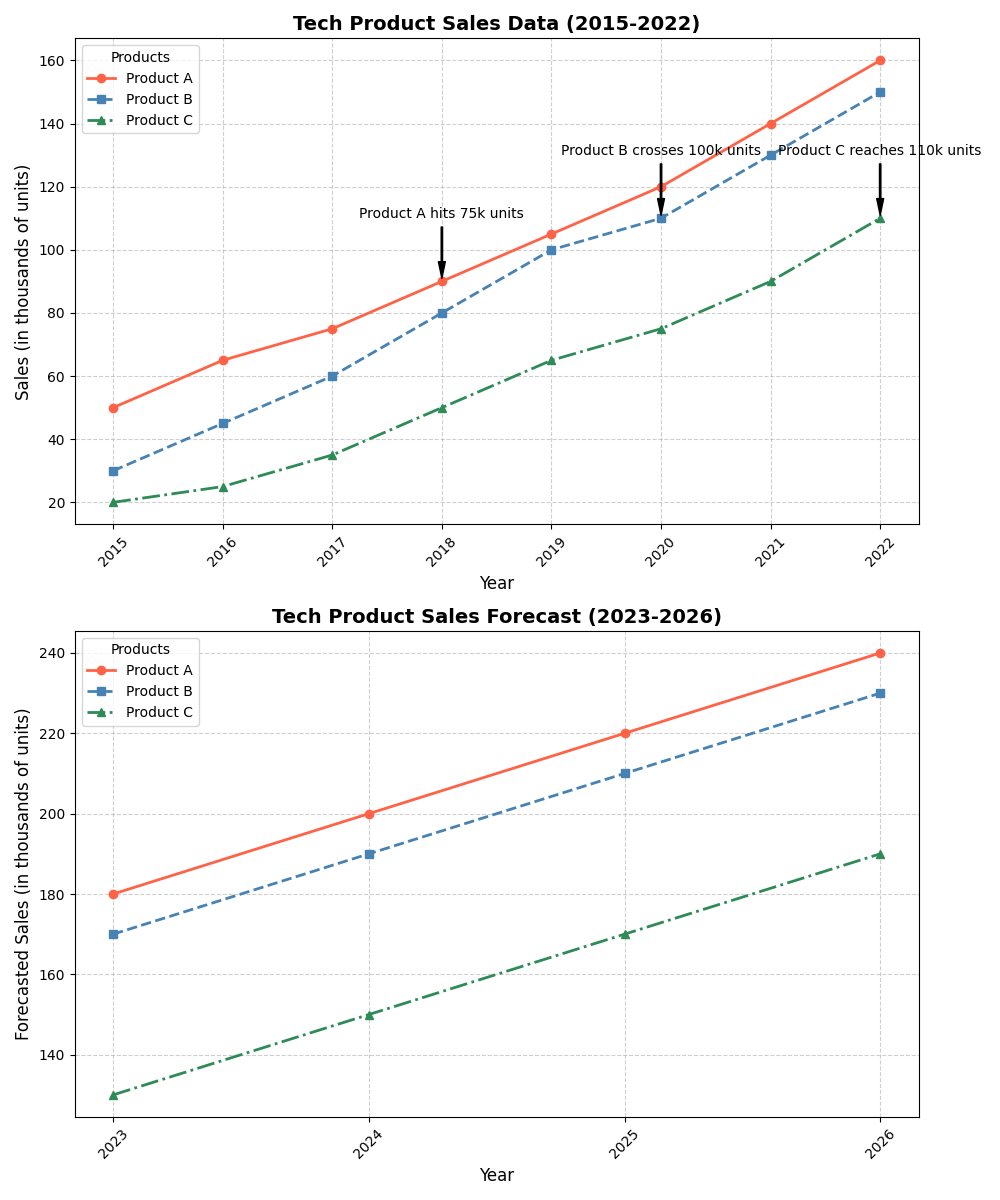

The Python source for this figure:
import matplotlib.pyplot as plt
import numpy as np

years_actual = np.arange(2015, 2023)
years_forecast = np.arange(2023, 2027)

product_a_sales = np.array([50, 65, 75, 90, 105, 120, 140, 160])
product_b_sales = np.array([30, 45, 60, 80, 100, 110, 130, 150])
product_c_sales = np.array([20, 25, 35, 50, 65, 75, 90, 110])

product_a_forecast = np.array([180, 200, 220, 240])
product_b_forecast = np.array([170, 190, 210, 230])
product_c_forecast = np.array([130, 150, 170, 190])

# Create 2x1 subplot layout
fig, axes = plt.subplots(2, 1, figsize=(10, 12))

# Plot actual sales data
ax1 = axes[0]
ax1.plot(years_actual, product_a_sales, marker='o', linestyle='-', color='#ff6347', linewidth=2, label='Product A')
ax1.plot(years_actual, product_b_sales, marker='s', linestyle='--', color='#4682b4', linewidth=2, label='Product B')
ax1.plot(years_actual, product_c_sales, marker='^', linestyle='-.', color='#2e8b57', linewidth=2, label='Product C')
ax1.set_title('Tech Product Sales Data (2015-2022)', fontsize=14, fontweight='bold')
ax1.set_xlabel('Year', fontsize=12)
ax1.set_ylabel('Sales (in thousands of units)', fontsize=12)
ax1.set_xticks(years_actual)
ax1.set_xticklabels(years_actual, rotation=45)
ax1.legend(title='Products', loc='upper left', fontsize=10)
ax1.grid(True, linestyle='--', alpha=0.6)

annotations = {
    2018: ("Product A hits 75k units", product_a_sales[3]),
    2020: ("Product B crosses 100k units", product_b_sales[5]),
    2022: ("Product C reaches 110k units", product_c_sales[7]),
}
for year, (text, y_value) in annotations.items():
    ax1.annotate(text, xy=(year, y_value), xytext=(year, y_value + 20),
                arrowprops=dict(facecolor='black', shrink=0.05, width=1, headwidth=5), fontsize=10, color='black', ha='center')

# Plot forecasted sales data
ax2 = axes[1]
ax2.plot(years_forecast, product_a_forecast, marker='o', linestyle='-', color='#ff6347', linewidth=2, label='Product A')
ax2.plot(years_forecast, product_b_forecast, marker='s', linestyle='--', color='#4682b4', linewidth=2, label='Product B')
ax2.plot(years_forecast, product_c_forecast, marker='^', linestyle='-.', color='#2e8b57', linewidth=2, label='Product C')
ax2.set_title('Tech Product Sales Forecast (2023-2026)', fontsize=14, fontweight='bold')
ax2.set_xlabel('Year', fontsize=12)
ax2.set_ylabel('Forecasted Sales (in thousands of units)', fontsize=12)
ax2.set_xticks(years_forecast)
ax2.set_xticklabels(years_forecast, rotation=45)
ax2.legend(title='Products', loc='upper left', fontsize=10)
ax2.grid(True, linestyle='--', alpha=0.6)

plt.tight_layout()
plt.show()
